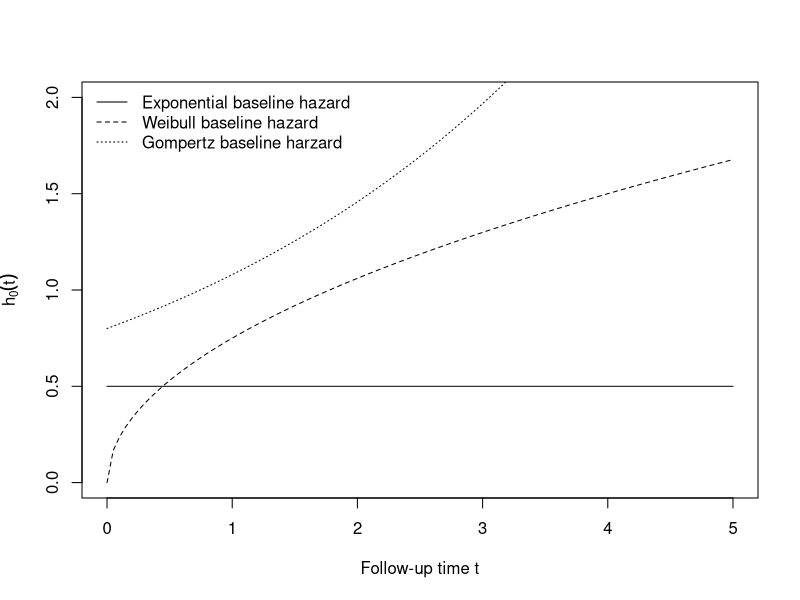
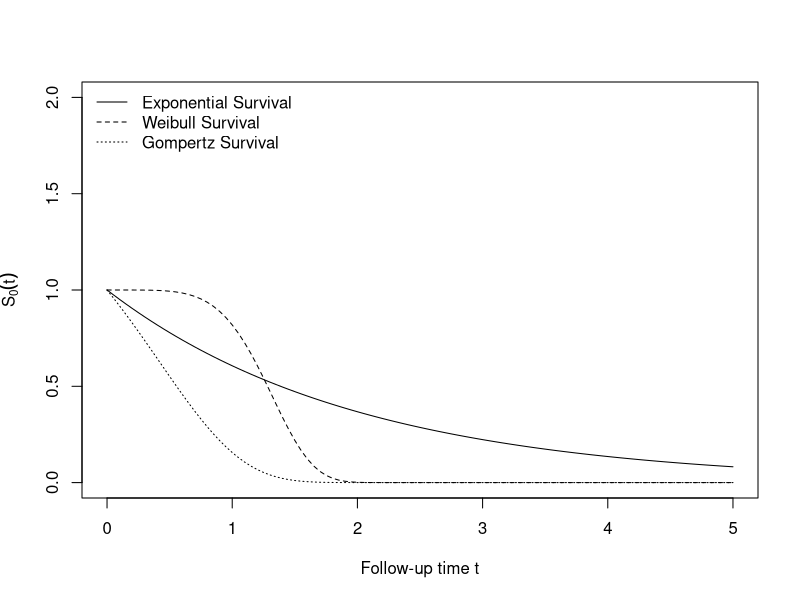
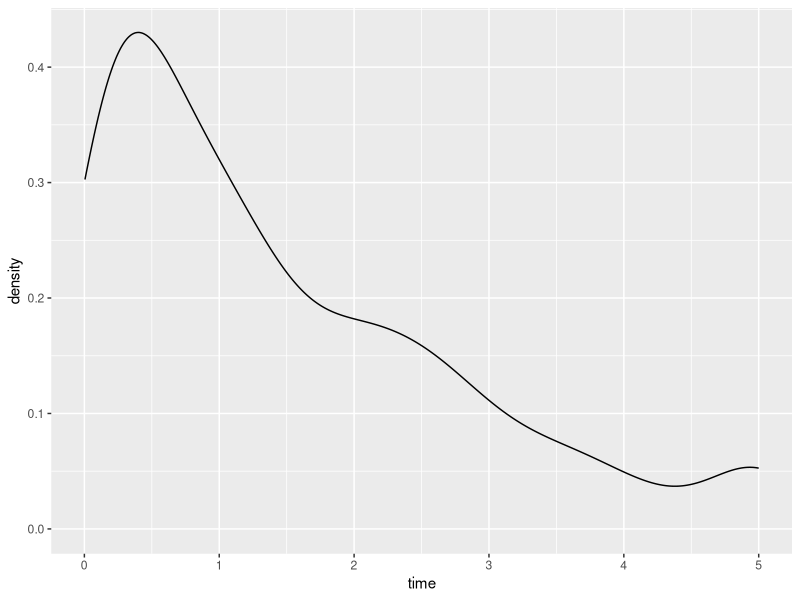

R code for these plots, in order: (Note: a time limit stopped this script after it produced the figures.)
## ---- chunk 1
library(tidyverse)
library(caret)
library(survival)
## ---- chunk 2
exp_haz <- function(t, lambda = 0.5) lambda * 1 * t^0
weibull_haz <- function(t, lambda = 0.5, gamma = 1.5) lambda * gamma * t^(gamma - 1)
gompertz_haz <- function(t, alpha = 0.3, lambda = 0.8) lambda * exp(alpha* t)
curve(exp_haz, from = 0, to = 5, lty = 1, ylim = c(0, 2), ylab = expression(h[0](t)), xlab = "Follow-up time t")
curve(weibull_haz, from = 0, to = 5, lty = 2, add = TRUE)
curve(gompertz_haz, from = 0, to = 5, lty = 3, add = TRUE )
legend(x = "topleft", lty = 1:3, legend = c("Exponential baseline hazard", "Weibull baseline hazard","Gompertz baseline harzard"), bty = "n")
## ---- chunk 3
exp_surv <- function(t, lambda = 0.5) exp((-lambda)*t)
weibull_surv <- function(t, lambda = 0.2, gamma = 5) exp((-lambda)*t^gamma)
gompertz_surv <- function(t, alpha = 1.5, lambda = 0.8) exp(lambda/alpha*(1-exp(alpha*t)))
curve(exp_surv, from = 0, to = 5, lty = 1, ylim = c(0, 2), ylab = expression(S[0](t)), xlab = "Follow-up time t")
curve(weibull_surv, from = 0, to = 5, lty = 2, add = TRUE)
curve(gompertz_surv, from = 0, to = 5, lty = 3, add = TRUE )
legend(x = "topleft", lty = 1:3, legend = c("Exponential Survival", "Weibull Survival", "Gompertz Survival"), bty = "n") 
## ---- chunk 4
cox = function(u, x, lambda, alpha, beta){
    time = (1/alpha) * log(1 - (alpha * log(u) / (lambda * exp(beta * x))))
  }
## ---- chunk 5
simdat = function(n, p, lambda = 0.5, gamma = 1.5, eff = list()) {
  # randomly assign group
  x1 = rbinom(n, 1, 0.5)
  
  u = runif(n)
  useExp = runif(n) < p 
  # generating mixed data
  t =  useExp * (-log(u) / (lambda * exp(eff$b1 * x1))) + (1 - useExp) * (-log(u) / (lambda * exp(eff$b1 * x1)))^(1 / gamma)
  
  # two features
  # x2 = rbinom(n, 1, 0.5)
  # t =  useExp * (-log(u) / (lambda * exp(eff$b1 * x1))) + (1 - useExp) * (-log(u) / (lambda * exp(eff$b2 * x2)))^(1 / gamma)
  
  t[t < 1/365] = 1/365
  t[t == 1 / 365] = t[t == 1 / 365] + rnorm(length(t[t == 1 / 365]), 0, 1e-4)
  t = abs(t)
  
  e = as.numeric(t < 5)
  t = pmin(t, 5)
  
  name = paste("n =", n, ", p =", p, ", eff =", eff[[1]])
  
  return(tibble(name = name, time = t, event = e, x1 = x1))
  # two features
  # return(tibble(name = name, time = t, event = e, x1 = x1, x2 = x2))
}
## ---- chunk 6
simdat2 = function(n, p, lambda = 0.5, gamma = 1.5, eff = list()) {
  # randomly assign group
  x1 = rbinom(n, 1, 0.5)
  
  u = runif(n)
  useExp = runif(n) < p 
  # generating mixed data
  t =  useExp * (-log(u) / (lambda * exp(eff$b1 * x1))) + (1 - useExp) * (1/alpha) * log(1-(alpha*log(u) / (lambda * exp(eff$b1 * x1))))
  
  # two features
  # x2 = rbinom(n, 1, 0.5)
  # t =  useExp * (-log(u) / (lambda * exp(eff$b1 * x1))) + (1 - useExp) * (-log(u) / (lambda * exp(eff$b2 * x2)))^(1 / gamma)
  
  t[t < 1/365] = 1/365
  t[t == 1 / 365] = t[t == 1 / 365] + rnorm(length(t[t == 1 / 365]), 0, 1e-4)
  t = abs(t)
  
  e = as.numeric(t < 5)
  t = pmin(t, 5)
  
  name = paste("n =", n, ", p =", p, ", eff =", eff[[1]])
  
  return(tibble(name = name, time = t, event = e, x1 = x1))
  # two features
  # return(tibble(name = name, time = t, event = e, x1 = x1, x2 = x2))
}
## ---- chunk 7
data = simdat(500, 1, eff = list(b1 = 0.5))

data %>% 
  ggplot() +
  geom_density(aes(x = time))
## ---- chunk 8
fit_exp = function(df) {
  fit.exponential = survreg(Surv(time, event) ~ x1, dist = "exponential", data = df)
  return(as.numeric(-fit.exponential$coefficients[-1]))
}

fit_weibull = function(df) {
  fit.weibull <- survreg(Surv(time, event) ~ x1, dist = "weibull", data = df)
  return(as.numeric(-fit.weibull$coefficients[-1] / fit.weibull$scale))
}

fit_cox = function(df) {
  fit.cox <- coxph(Surv(time, event) ~ x1, data = df)
  return(as.numeric(fit.cox$coefficients))
}
## ---- chunk 9
param_grid = expand.grid(p = seq(0, 1, by = 0.2), n = c(20, 40, 60, 80, 100, 200, 400), rep = 1:500)

sim_dat = param_grid %>% 
  mutate(
    data = map2(n, p, ~simdat(n = .x, p = .y, eff = list(b1 = 0.5)))
  ) %>% 
  mutate(
    b_exp = map_dbl(data, fit_exp),
    b_weibull = map_dbl(data, fit_weibull),
    b_cox = map_dbl(data, fit_cox)
  )

sim_dat %>% 
  ggplot() +
  geom_density(aes(x = b_exp, color = "darkred"), alpha = 0.6) +
  geom_density(aes(x = b_weibull, color = "orange" ), size = 1.2) +
  geom_density(aes(x = b_cox, color = "blue"), alpha = 0.3) +
  geom_vline(xintercept = 0.5) +
  facet_grid(n~p) +
  xlab("estimated beta") +
  scale_colour_manual(name = 'fit methods', 
        values =c('blue'='blue','darkred'='darkred', 'orange' = 'orange'), labels = c('cox','exp', 'weibull'))
## ---- chunk 10
bias = sim_dat %>% 
  select(-data, -rep) %>% 
  mutate(
    b_exp = abs(b_exp - 0.5), 
    b_weibull = abs(b_weibull - 0.5),
    b_cox = abs(b_cox - 0.5)
  )%>% 
  group_by(n, p) %>% 
  summarize(
    exp_bias = mean(b_exp),
    weibull_bias = mean(b_weibull),
    cox_bias = mean(b_cox)
  ) %>% 
  pivot_longer("exp_bias":"cox_bias", names_to = "fit_method", values_to = "bias") %>% 
  mutate(fit_method = as.factor(fit_method))

var = sim_dat %>% 
  select(-data, -rep) %>% 
  group_by(n, p) %>% 
  summarize(
    exp_var = var(b_exp),
    weibull_var = var(b_weibull),
    cox_var = var(b_cox)
  ) %>% 
  pivot_longer("exp_var":"cox_var", names_to = "fit_method", values_to = "var") %>% 
  mutate(fit_method = as.factor(fit_method))


mse = sim_dat %>% 
  select(-data, -rep) %>%
  mutate(
    b_exp = (b_exp - 0.5)^2,
    b_weibull = (b_weibull - 0.5)^2,
    b_cox = (b_cox - 0.5)^2
  ) %>% 
  group_by(n, p) %>% 
  summarize(
    exp_mse = mean(b_exp),
    weibull_mse = mean(b_weibull),
    cox_mse = mean(b_cox)
  ) %>% 
  pivot_longer("exp_mse":"cox_mse", names_to = "fit_method", values_to = "mse") %>% 
  mutate(fit_method = as.factor(fit_method)) 
  
  
ggplot(mse, aes(x = n, y = mse, color = fit_method)) +
  geom_point() +
  geom_line() +
  scale_y_log10() +
  scale_x_log10() +
  facet_grid("p")

ggplot(var, aes(x = n, y = var, color = fit_method)) +
  geom_point() +
  geom_line() +
  scale_y_log10() +
  facet_grid("p")

ggplot(bias, aes(x = n, y = bias, color = fit_method)) +
  geom_point() +
  geom_line() +
  scale_y_log10() +
  facet_grid("p")
## ---- chunk 11
param_grid2 = expand.grid(p = seq(0, 0.5, by = 0.1), n = c(20, 40, 60, 80, 100, 200, 400), rep = 1:500)
sim_dat2 = param_grid2 %>% 
  mutate(
    data = map2(n, p, ~simdat2(n = .x, p = .y, eff = list(b1 = 0.5)))
  ) %>% 
  mutate(
    b_exp = map_dbl(data, fit_exp),
    b_weibull = map_dbl(data, fit_weibull),
    b_cox = map_dbl(data, fit_cox)
  )

sim_dat2 %>% 
  ggplot() +
  geom_density(aes(x = b_exp, color = "darkred"), alpha = 0.6) +
  geom_density(aes(x = b_weibull, color = "orange" ), size = 1.2) +
  geom_density(aes(x = b_cox, color = "blue"), alpha = 0.3) +
  geom_vline(xintercept = 0.5) +
  facet_grid(n~p) +
  xlab("estimated beta") +
  scale_colour_manual(name = 'fit methods', 
        values =c('blue'='blue','darkred'='darkred', 'orange' = 'orange'), labels = c('cox','exp', 'weibull'))
## ---- chunk 12
bias2 = sim_dat2 %>% 
  select(-data, -rep) %>% 
  mutate(
    b_exp = abs(b_exp - 0.5), 
    b_weibull = abs(b_weibull - 0.5),
    b_cox = abs(b_cox - 0.5)
  )%>% 
  group_by(n, p) %>% 
  summarize(
    exp_bias = mean(b_exp),
    weibull_bias = mean(b_weibull),
    cox_bias = mean(b_cox)
  ) %>% 
  pivot_longer("exp_bias":"cox_bias", names_to = "fit_method", values_to = "bias") %>% 
  mutate(fit_method = as.factor(fit_method))

var2 = sim_dat2 %>% 
  select(-data, -rep) %>% 
  group_by(n, p) %>% 
  summarize(
    exp_var = var(b_exp),
    weibull_var = var(b_weibull),
    cox_var = var(b_cox)
  ) %>% 
  pivot_longer("exp_var":"cox_var", names_to = "fit_method", values_to = "var") %>% 
  mutate(fit_method = as.factor(fit_method))


mse2 = sim_dat2 %>% 
  select(-data, -rep) %>%
  mutate(
    b_exp = (b_exp - 0.5)^2,
    b_weibull = (b_weibull - 0.5)^2,
    b_cox = (b_cox - 0.5)^2
  ) %>% 
  group_by(n, p) %>% 
  summarize(
    exp_mse = mean(b_exp),
    weibull_mse = mean(b_weibull),
    cox_mse = mean(b_cox)
  ) %>% 
  pivot_longer("exp_mse":"cox_mse", names_to = "fit_method", values_to = "mse") %>% 
  mutate(fit_method = as.factor(fit_method)) 
  
  
ggplot(mse2, aes(x = n, y = mse, color = fit_method)) +
  geom_point() +
  geom_line() +
  scale_y_log10() +
  scale_x_log10() +
  facet_grid("p")

ggplot(var2, aes(x = n, y = var, color = fit_method)) +
  geom_point() +
  geom_line() +
  scale_y_log10() +
  facet_grid("p")

ggplot(bias2, aes(x = n, y = bias, color = fit_method)) +
  geom_point() +
  geom_line() +
  scale_y_log10() +
  facet_grid("p")

## ---- chunk 13
sim_dat %>% 
  select(-data, -rep) %>% 
  pivot_longer("b_exp":"b_cox", names_to = "fit_method", values_to = "beta") %>% 
  ggplot(aes(x = interaction(n), y = beta, color = fit_method)) +
  geom_boxplot() +
  facet_grid(fit_method~ p)
